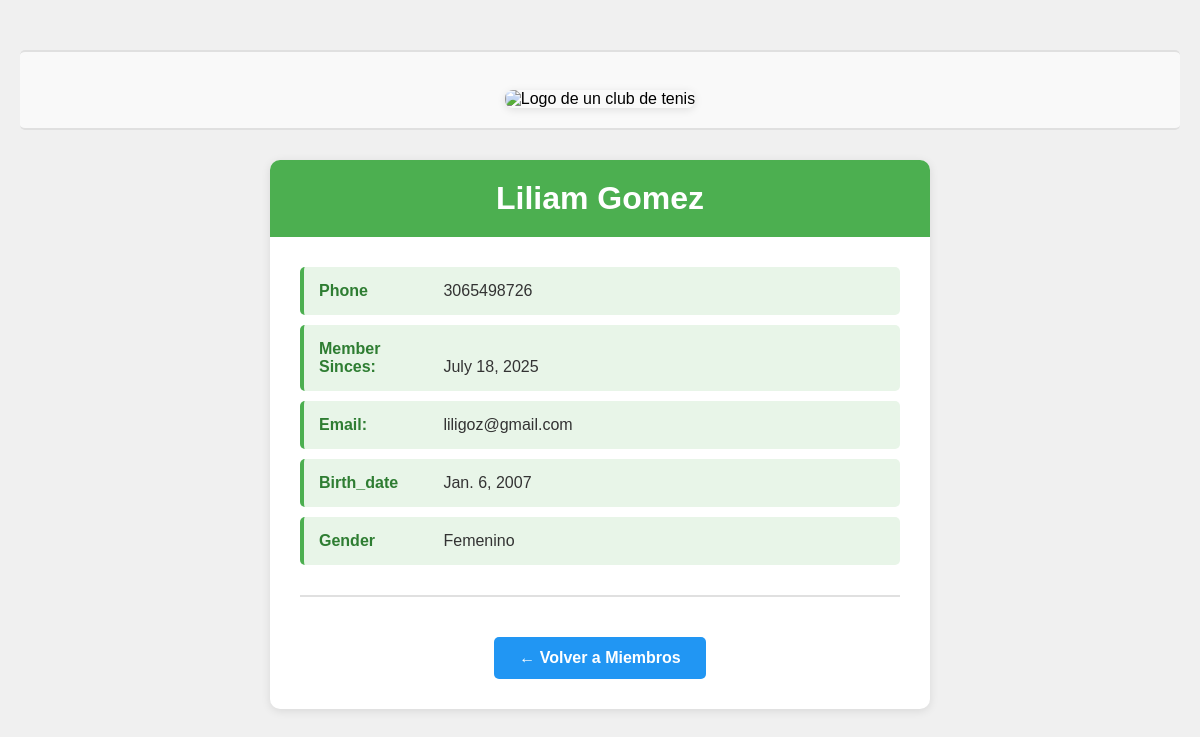
Page /members/details/8 on the committed database.
### members/models.py (models this page shows, shortened)
class Member(models.Model):
  firstname = models.CharField(max_length=255)
  lastname = models.CharField(max_length=255)
  phone = models.IntegerField(null=True)
  joined_date = models.DateField(null=True)
  gender = models.CharField(max_length=255, null=True)
  email = models.EmailField(max_length=255, null=True)
  birth_date = models.DateField(null=True)

### members/views.py (the view)
# urls.py: path('members/details/<int:id>', views.details, name='details'),
def details(request, id):
  mymember = Member.objects.get(id=id)
  template = loader.get_template('details.html')
  context = {
    'mymember': mymember,
  }
  return HttpResponse(template.render(context, request))

### members/templates/details.html (shortened to what this page needs)
{% extends "master.html" %}
{% block content %}
  <div class="container">
    <h1>{{ mymember.firstname }} {{ mymember.lastname }}</h1>
    <div class="info-box">
      <span class="info-label">Phone</span>
      <span class="info-value">{{ mymember.phone }}</span>
    </div>
    <div class="info-box">
      <span class="info-label">Member Sinces:</span>
      <span class="info-value">{{ mymember.joined_date }}</span>
    </div>
    <div class="info-box">
      <span class="info-label">Email:</span>
      <span class="info-value">{{ mymember.email }}</span>
    </div>
    <div class="info-box">
      <span class="info-label">Birth_date</span>
      <span class="info-value">{{ mymember.birth_date }}</span>
    </div>
    <div class="info-box">
      <span class="info-label">Gender</span>
      <span class="info-value">{{ mymember.gender }}</span>
    </div>
    <div class="actions">
      <a href="/members" class="btn-back">← Volver a Miembros</a>
    </div>
  </div>
{% endblock %}

### members/templates/master.html (style rules this page uses)
body { font-family: Arial, sans-serif; background-color: #f0f0f0; margin: 0; padding: 20px; }
.container { max-width: 600px; margin: 0 auto; background-color: white; padding: 30px; border-radius: 10px; box-shadow: 0 2px 10px rgba(0,0,0,0.1); }
h1 { color: #333; text-align: center; background-color: #4CAF50; color: white; padding: 20px; margin: -30px -30px 30px -30px; border-radius: 10px 10px 0 0; }
.info-box { background-color: #e8f5e8; padding: 15px; margin: 10px 0; border-radius: 5px; border-left: 4px solid #4CAF50; }
.info-label { font-weight: bold; color: #2e7d32; display: inline-block; width: 120px; }
.info-value { color: #333; }
.btn-back { background-color: #2196F3; color: white; padding: 12px 25px; text-decoration: none; border-radius: 5px; display: inline-block; margin-top: 20px; font-weight: bold; transition: background-color 0.3s; }
.actions { text-align: center; margin-top: 30px; padding-top: 20px; border-top: 2px solid #e0e0e0; }

### rows in the picture
Member: firstname "Liliam", lastname "Gomez", phone "3065498726", joined_date "July 18, 2025", email "liligoz@gmail.com", birth_date "Jan. 6, 2007", gender "Femenino"
